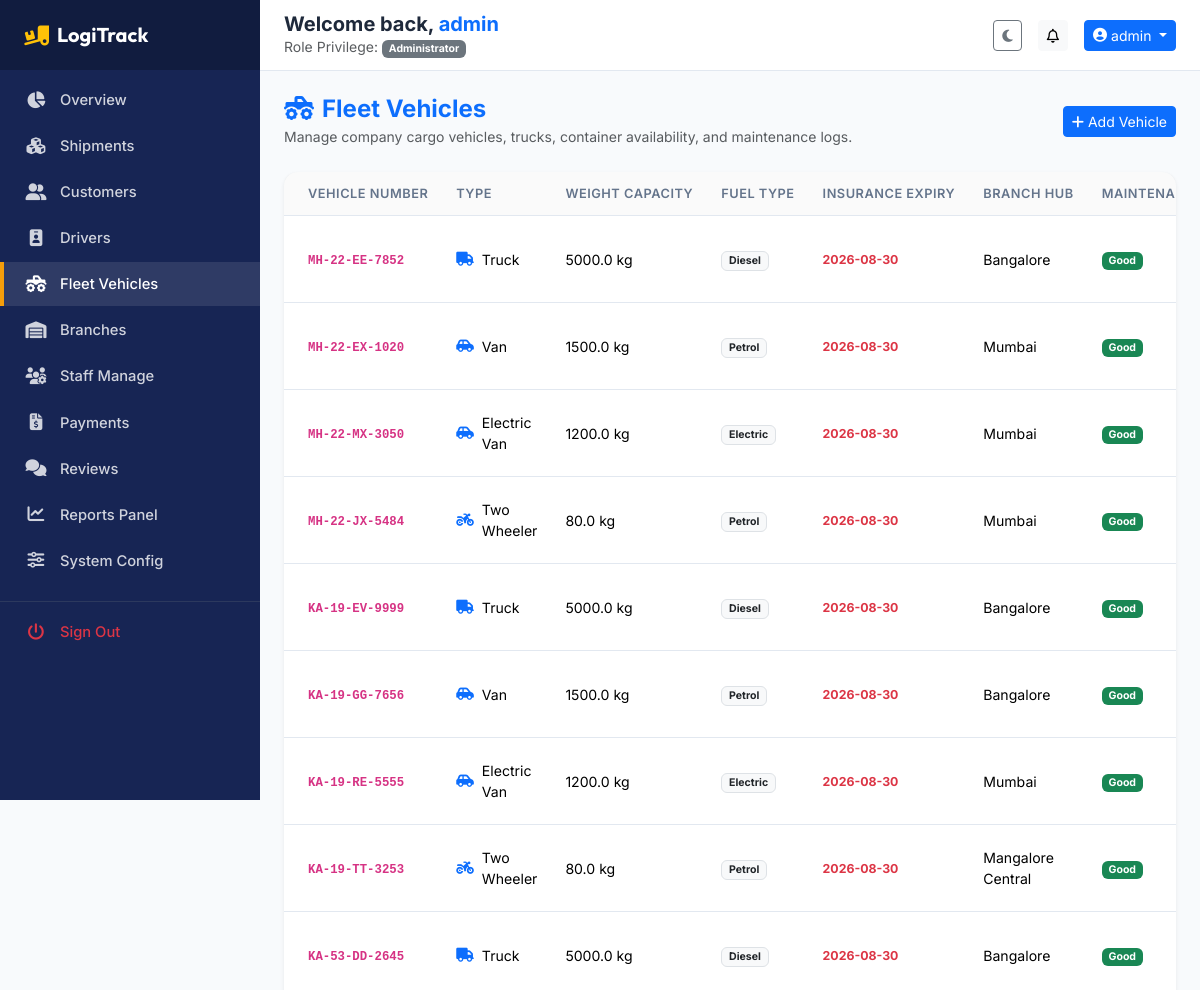
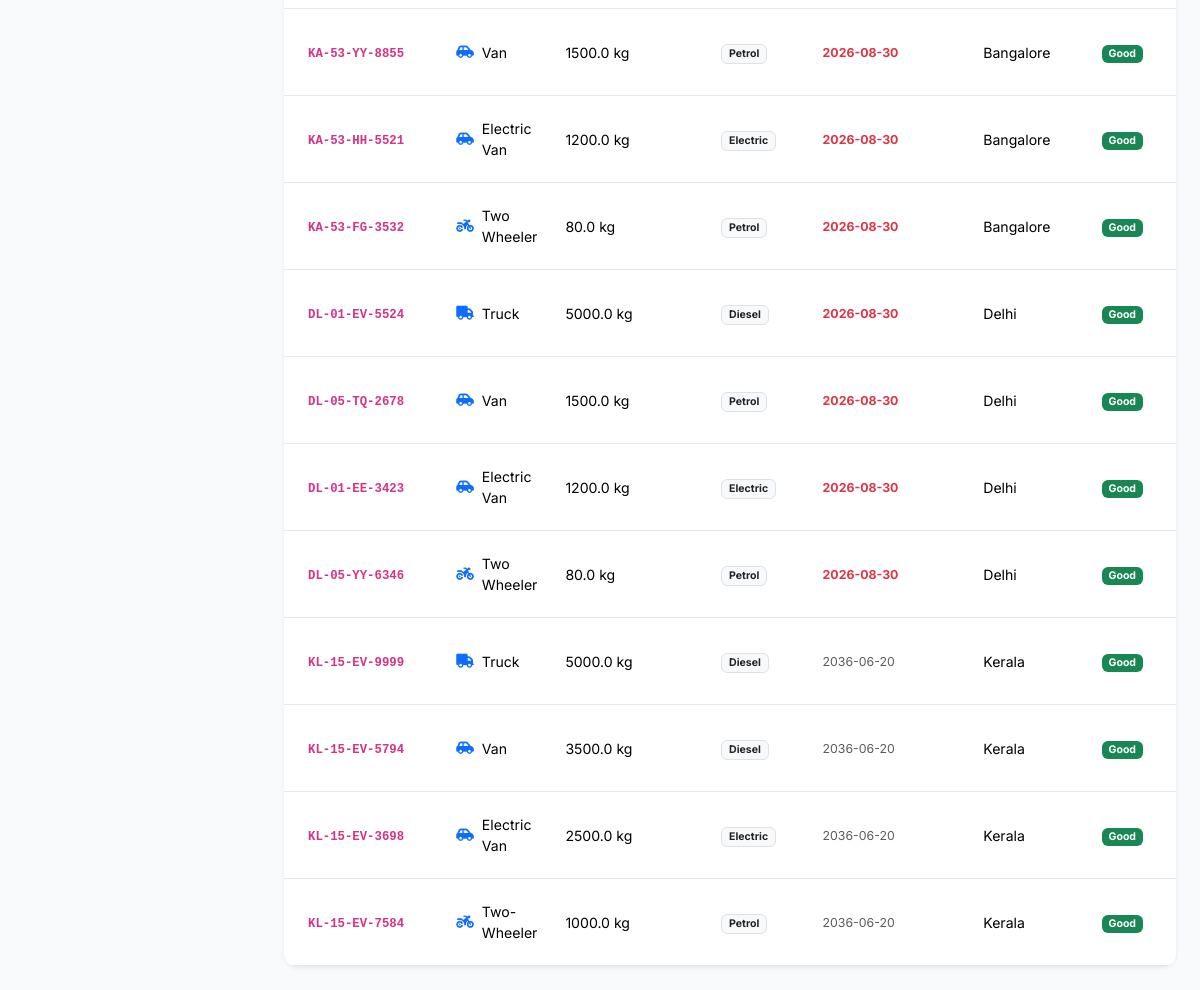
Page /admin/vehicles (signed in) on the committed database (2 pictures, top to bottom).
### app/models.py (models this page shows, shortened)
class BaseModel(db.Model):
    __abstract__ = True

class User(BaseModel):
    __tablename__ = 'users'
    id = db.Column(db.Integer, primary_key=True)
    username = db.Column(db.String(80), unique=True, nullable=False)
    email = db.Column(db.String(120), unique=True, nullable=False)
    password_hash = db.Column(db.String(255), nullable=False)
    role_id = db.Column(db.Integer, db.ForeignKey('roles.id'), nullable=False)
    branch_id = db.Column(db.Integer, db.ForeignKey('branches.id', ondelete='SET NULL'), nullable=True)
    is_active = db.Column(db.Boolean, default=True)
    created_at = db.Column(db.DateTime, default=datetime.utcnow)
    updated_at = db.Column(db.DateTime, default=datetime.utcnow, onupdate=datetime.utcnow)
    customer_profile = db.relationship('Customer', backref='user', uselist=False, cascade="all, delete-orphan")
    driver_profile = db.relationship('Driver', backref='user', uselist=False, cascade="all, delete-orphan")
    addresses = db.relationship('Address', backref='user', lazy=True, cascade="all, delete-orphan")
    notifications = db.relationship('Notification', backref='user', lazy=True, cascade="all, delete-orphan")
    activity_logs = db.relationship('ActivityLog', backref='user', lazy=True)

class Role(BaseModel):
    __tablename__ = 'roles'
    id = db.Column(db.Integer, primary_key=True)
    name = db.Column(db.String(50), unique=True, nullable=False)
    description = db.Column(db.String(255))
    users = db.relationship('User', backref='role', lazy=True)

class Vehicle(BaseModel):
    __tablename__ = 'vehicles'
    id = db.Column(db.Integer, primary_key=True)
    vehicle_number = db.Column(db.String(50), unique=True, nullable=False)
    vehicle_type = db.Column(db.String(50), nullable=False)  # Truck, Van, Bike, Container
    capacity = db.Column(db.Float, nullable=False)            # in kg
    fuel_type = db.Column(db.String(50), nullable=False)     # Diesel, Petrol, Electric
    insurance_expiry = db.Column(db.Date, nullable=False)
    maintenance_status = db.Column(db.String(50), default='Good')   # Good, Needs Service, Under Repair
    availability = db.Column(db.String(50), default='Available')   # Available, In Use, Out of Service
    branch_id = db.Column(db.Integer, db.ForeignKey('branches.id', ondelete='SET NULL'), nullable=True)
    driver = db.relationship('Driver', backref='vehicle', uselist=False)

class Branch(BaseModel):
    __tablename__ = 'branches'
    id = db.Column(db.Integer, primary_key=True)
    name = db.Column(db.String(100), nullable=False)
    code = db.Column(db.String(20), unique=True, nullable=False)
    address = db.Column(db.String(255), nullable=False)
    city = db.Column(db.String(100), nullable=False)
    state = db.Column(db.String(100), nullable=False)
    zip_code = db.Column(db.String(20), nullable=False)
    phone = db.Column(db.String(20), nullable=False)
    email = db.Column(db.String(100), nullable=False)
    created_at = db.Column(db.DateTime, default=datetime.utcnow)
    vehicles = db.relationship('Vehicle', backref='branch', lazy=True)
    drivers = db.relationship('Driver', backref='branch', lazy=True)
    managers = db.relationship('User', backref='branch', lazy=True)

### app/blueprints/admin/routes.py (the view)
@admin_bp.route('/vehicles')
@login_required
@role_required('Administrator')
def list_vehicles():
    vehicles = Vehicle.query.all()
    return render_template('admin/vehicles.html', vehicles=vehicles)

### app/templates/admin/vehicles.html (shortened to what this page needs)
{% extends "base.html" %}
{% block content %}
<div class="d-flex justify-content-between align-items-center mb-4">
    <div>
        <h4 class="fw-bold mb-0 text-primary"><i class="fa-solid fa-truck-monster me-2"></i>Fleet Vehicles</h4>
        <small class="text-muted">Manage company cargo vehicles, trucks, container availability, and maintenance logs.</small>
    </div>
    <a href="{{ url_for('admin.add_vehicle') }}" class="btn btn-primary btn-sm"><i class="fa-solid fa-plus me-1"></i>Add Vehicle</a>
</div>
<div class="card border-0 shadow-sm kpi-card">
    <div class="card-body p-0">
        <div class="table-responsive">
            <table class="table table-hover align-middle mb-0 custom-table">
                <thead>
                    <tr>
                        <th class="ps-4">Vehicle Number</th>
                        <th>Type</th>
                        <th>Weight Capacity</th>
                        <th>Fuel Type</th>
                        <th>Insurance Expiry</th>
                        <th>Branch Hub</th>
                        <th>Maintenance</th>
                    </tr>
                </thead>
                <tbody>
                    {% if vehicles %}
                        {% for veh in vehicles %}
                        <tr>
                            <td class="ps-4 fw-bold"><code>{{ veh.vehicle_number }}</code></td>
                            <td>
                                <span class="d-flex align-items-center gap-2">
                                    <i class="fa-solid fa-{{ 'truck' if 'truck' in veh.vehicle_type.lower() else ('car-side' if 'van' in veh.vehicle_type.lower() else 'motorcycle') }} text-primary"></i>
                                    <span>{{ veh.vehicle_type }}</span>
                                </span>
                            </td>
                            <td>{{ veh.capacity }} kg</td>
                            <td><span class="badge bg-light text-dark border">{{ veh.fuel_type }}</span></td>
                            <td>
                                <span class="small {% if veh.insurance_expiry < datetime.now().date() %}text-danger fw-bold{% else %}text-muted{% endif %}">
                                    {{ veh.insurance_expiry.strftime('%Y-%m-%d') }}
                                </span>
                            </td>
                            <td>{{ veh.branch.name if veh.branch else 'Unassigned' }}</td>
                            <td>
                                <span class="badge bg-{{ 'success' if veh.maintenance_status == 'Good' else ('warning' if veh.maintenance_status == 'Needs Service' else 'danger') }}">
                                    {{ veh.maintenance_status }}
                                </span>
                            </td>
                        </tr>
                        {% endfor %}
                    {% endif %}
                </tbody>
            </table>
        </div>
    </div>
</div>
{% endblock %}

### app/templates/base.html (shortened to what this page needs)
<!DOCTYPE html>
<html lang="en">
<head>
    <link href="https://cdn.jsdelivr.net/npm/bootstrap@5.3.2/dist/css/bootstrap.min.css" rel="stylesheet">
    <link rel="stylesheet" href="https://cdnjs.cloudflare.com/ajax/libs/font-awesome/6.4.2/css/all.min.css">
    <link rel="stylesheet" href="https://unpkg.com/leaflet@1.9.4/dist/leaflet.css"/>
    <link rel="stylesheet" href="{{ url_for('static', filename='css/style.css') }}">
</head>
<body data-theme="light">
    <div class="toast-container position-fixed top-0 end-0 p-3" style="z-index: 1100;">
    </div>
    {% if current_user %}
    <div class="dashboard-container">
        <aside class="sidebar" id="app-sidebar">
            <div class="sidebar-header">
                <a href="/" class="text-white text-decoration-none d-flex align-items-center">
                    <i class="fa-solid fa-truck-ramp-box fa-lg me-2 text-warning"></i>
                    <span class="fs-5 fw-bold font-brand">LogiTrack</span>
                </a>
            </div>
            <ul class="sidebar-menu mt-2">
                {% if current_user.role.name == 'Administrator' %}
                    <li class="sidebar-menu-item {% if request.endpoint == 'admin.dashboard' %}active{% endif %}">
                        <a href="{{ url_for('admin.dashboard') }}"><i class="fa-solid fa-chart-pie"></i><span>Overview</span></a>
                    </li>
                    <li class="sidebar-menu-item {% if 'shipments' in request.endpoint %}active{% endif %}">
                        <a href="{{ url_for('admin.list_shipments') }}"><i class="fa-solid fa-cubes"></i><span>Shipments</span></a>
                    </li>
                    <li class="sidebar-menu-item {% if 'customers' in request.endpoint %}active{% endif %}">
                        <a href="{{ url_for('admin.list_customers') }}"><i class="fa-solid fa-user-group"></i><span>Customers</span></a>
                    </li>
                    <li class="sidebar-menu-item {% if 'drivers' in request.endpoint %}active{% endif %}">
                        <a href="{{ url_for('admin.list_drivers') }}"><i class="fa-solid fa-id-badge"></i><span>Drivers</span></a>
                    </li>
                    <li class="sidebar-menu-item {% if 'vehicles' in request.endpoint %}active{% endif %}">
                        <a href="{{ url_for('admin.list_vehicles') }}"><i class="fa-solid fa-truck-monster"></i><span>Fleet Vehicles</span></a>
                    </li>
                    <li class="sidebar-menu-item {% if 'branches' in request.endpoint %}active{% endif %}">
                        <a href="{{ url_for('admin.list_branches') }}"><i class="fa-solid fa-warehouse"></i><span>Branches</span></a>
                    </li>
                    <li class="sidebar-menu-item {% if 'employees' in request.endpoint %}active{% endif %}">
                        <a href="{{ url_for('admin.list_employees') }}"><i class="fa-solid fa-users-gear"></i><span>Staff Manage</span></a>
                    </li>
                    <li class="sidebar-menu-item {% if 'payments' in request.endpoint %}active{% endif %}">
                        <a href="{{ url_for('admin.list_payments') }}"><i class="fa-solid fa-file-invoice-dollar"></i><span>Payments</span></a>
                    </li>
                    <li class="sidebar-menu-item {% if 'feedback' in request.endpoint %}active{% endif %}">
                        <a href="{{ url_for('admin.list_feedback') }}"><i class="fa-solid fa-comments"></i><span>Reviews</span></a>
                    </li>
                    <li class="sidebar-menu-item {% if 'reports' in request.endpoint %}active{% endif %}">
                        <a href="{{ url_for('reports.index') }}"><i class="fa-solid fa-chart-line"></i><span>Reports Panel</span></a>
                    </li>
                    <li class="sidebar-menu-item {% if 'settings' in request.endpoint %}active{% endif %}">
                        <a href="{{ url_for('admin.system_settings') }}"><i class="fa-solid fa-sliders"></i><span>System Config</span></a>
                    </li>
                {% endif %}
                <li class="sidebar-menu-item mt-3 pt-2 border-top border-secondary border-opacity-25">
                    <a href="{{ url_for('auth.logout') }}" class="text-danger"><i class="fa-solid fa-power-off text-danger"></i><span>Sign Out</span></a>
                </li>
            </ul>
        </aside>
        <main class="main-content">
            <header class="top-navbar d-flex align-items-center justify-content-between">
                <div class="d-flex align-items-center gap-2">
                    <div>
                        <h5 class="mb-0 fw-bold d-none d-sm-block">Welcome back, <span class="text-primary">{{ current_user.username }}</span></h5>
                        <small class="text-muted d-none d-md-block">Role Privilege: <span class="badge bg-secondary">{{ current_user.role.name }}</span></small>
                    </div>
                </div>
                <div class="d-flex align-items-center gap-2 gap-sm-3">
                    <button class="btn btn-outline-secondary btn-sm" id="theme-toggle" title="Switch Theme" aria-label="Switch Theme">
                        <i class="fa-solid fa-moon" id="theme-icon"></i>
                    </button>
                    <div class="dropdown">
                        <button class="btn btn-light position-relative btn-sm" type="button" data-bs-toggle="dropdown" aria-expanded="false" aria-label="Notifications">
                            <i class="fa-regular fa-bell"></i>
                        </button>
                    </div>
                    <div class="dropdown">
                        <button class="btn btn-primary btn-sm dropdown-toggle d-flex align-items-center gap-1" type="button" data-bs-toggle="dropdown" aria-expanded="false">
                            <i class="fa-solid fa-circle-user"></i>
                            <span class="d-none d-sm-inline">{{ current_user.username }}</span>
                        </button>
                    </div>
                </div>
            </header>
            <div class="content-wrapper container-fluid p-2 p-sm-3 p-lg-4">
                {% block content %}{% endblock %}
            </div>
        </main>
    </div>
    {% endif %}
</body>
</html>

### rows in the picture
User: username "admin"
Role: role.name "Administrator"
Vehicle: vehicle_number "MH-22-EE-7852", vehicle_type "Truck", capacity "5000.0", fuel_type "Diesel", insurance_expiry "2026-08-30", branch "Bangalore", maintenance_status "Good"
Vehicle: vehicle_number "MH-22-EX-1020", vehicle_type "Van", capacity "1500.0", fuel_type "Petrol", insurance_expiry "2026-08-30", branch "Mumbai", maintenance_status "Good"
Vehicle: vehicle_number "MH-22-MX-3050", vehicle_type "Electric Van", capacity "1200.0", fuel_type "Electric", insurance_expiry "2026-08-30", branch "Mumbai", maintenance_status "Good"
Vehicle: vehicle_number "MH-22-JX-5484", vehicle_type "Two Wheeler", capacity "80.0", fuel_type "Petrol", insurance_expiry "2026-08-30", branch "Mumbai", maintenance_status "Good"
Vehicle: vehicle_number "KA-19-EV-9999", vehicle_type "Truck", capacity "5000.0", fuel_type "Diesel", insurance_expiry "2026-08-30", branch "Bangalore", maintenance_status "Good"
Vehicle: vehicle_number "KA-19-GG-7656", vehicle_type "Van", capacity "1500.0", fuel_type "Petrol", insurance_expiry "2026-08-30", branch "Bangalore", maintenance_status "Good"
Vehicle: vehicle_number "KA-19-RE-5555", vehicle_type "Electric Van", capacity "1200.0", fuel_type "Electric", insurance_expiry "2026-08-30", branch "Mumbai", maintenance_status "Good"
Vehicle: vehicle_number "KA-19-TT-3253", vehicle_type "Two Wheeler", capacity "80.0", fuel_type "Petrol", insurance_expiry "2026-08-30", branch "Mangalore Central", maintenance_status "Good"
Vehicle: vehicle_number "KA-53-DD-2645", vehicle_type "Truck", capacity "5000.0", fuel_type "Diesel", insurance_expiry "2026-08-30", branch "Bangalore", maintenance_status "Good"
Vehicle: vehicle_number "KA-53-YY-8855", vehicle_type "Van", capacity "1500.0", fuel_type "Petrol", insurance_expiry "2026-08-30", branch "Bangalore", maintenance_status "Good"
Vehicle: vehicle_number "KA-53-HH-5521", vehicle_type "Electric Van", capacity "1200.0", fuel_type "Electric", insurance_expiry "2026-08-30", branch "Bangalore", maintenance_status "Good"
Vehicle: vehicle_number "KA-53-FG-3532", vehicle_type "Two Wheeler", capacity "80.0", fuel_type "Petrol", insurance_expiry "2026-08-30", branch "Bangalore", maintenance_status "Good"
Vehicle: vehicle_number "DL-01-EV-5524", vehicle_type "Truck", capacity "5000.0", fuel_type "Diesel", insurance_expiry "2026-08-30", branch "Delhi", maintenance_status "Good"
Vehicle: vehicle_number "DL-05-TQ-2678", vehicle_type "Van", capacity "1500.0", fuel_type "Petrol", insurance_expiry "2026-08-30", branch "Delhi", maintenance_status "Good"
Vehicle: vehicle_number "DL-01-EE-3423", vehicle_type "Electric Van", capacity "1200.0", fuel_type "Electric", insurance_expiry "2026-08-30", branch "Delhi", maintenance_status "Good"
Vehicle: vehicle_number "DL-05-YY-6346", vehicle_type "Two Wheeler", capacity "80.0", fuel_type "Petrol", insurance_expiry "2026-08-30", branch "Delhi", maintenance_status "Good"
Vehicle: vehicle_number "KL-15-EV-9999", vehicle_type "Truck", capacity "5000.0", fuel_type "Diesel", insurance_expiry "2036-06-20", branch "Kerala", maintenance_status "Good"
Vehicle: vehicle_number "KL-15-EV-5794", vehicle_type "Van", capacity "3500.0", fuel_type "Diesel", insurance_expiry "2036-06-20", branch "Kerala", maintenance_status "Good"
Vehicle: vehicle_number "KL-15-EV-3698", vehicle_type "Electric Van", capacity "2500.0", fuel_type "Electric", insurance_expiry "2036-06-20", branch "Kerala", maintenance_status "Good"
Vehicle: vehicle_number "KL-15-EV-7584", vehicle_type "Two-Wheeler", capacity "1000.0", fuel_type "Petrol", insurance_expiry "2036-06-20", branch "Kerala", maintenance_status "Good"
